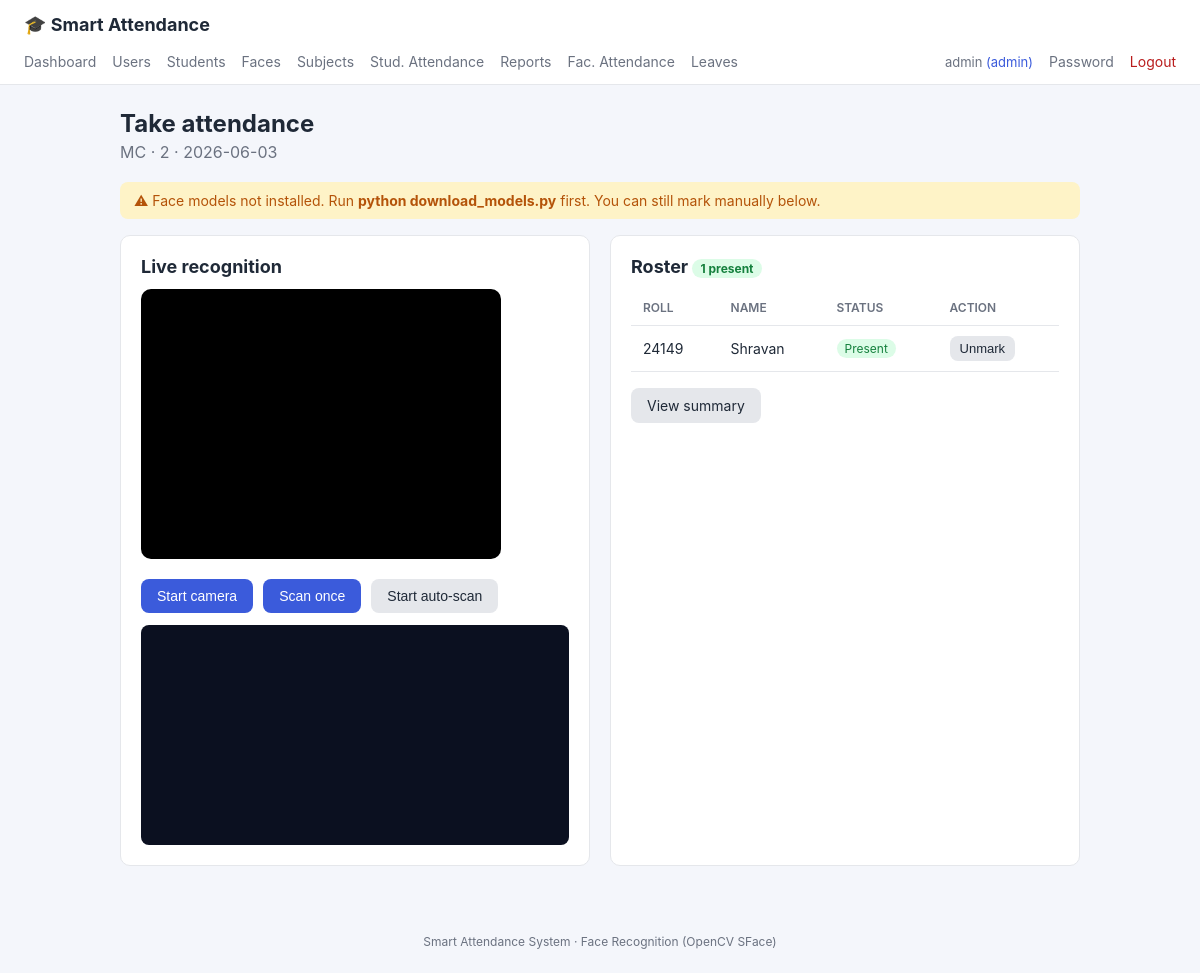
The app's page /attendance/1/take (signed in), older data.
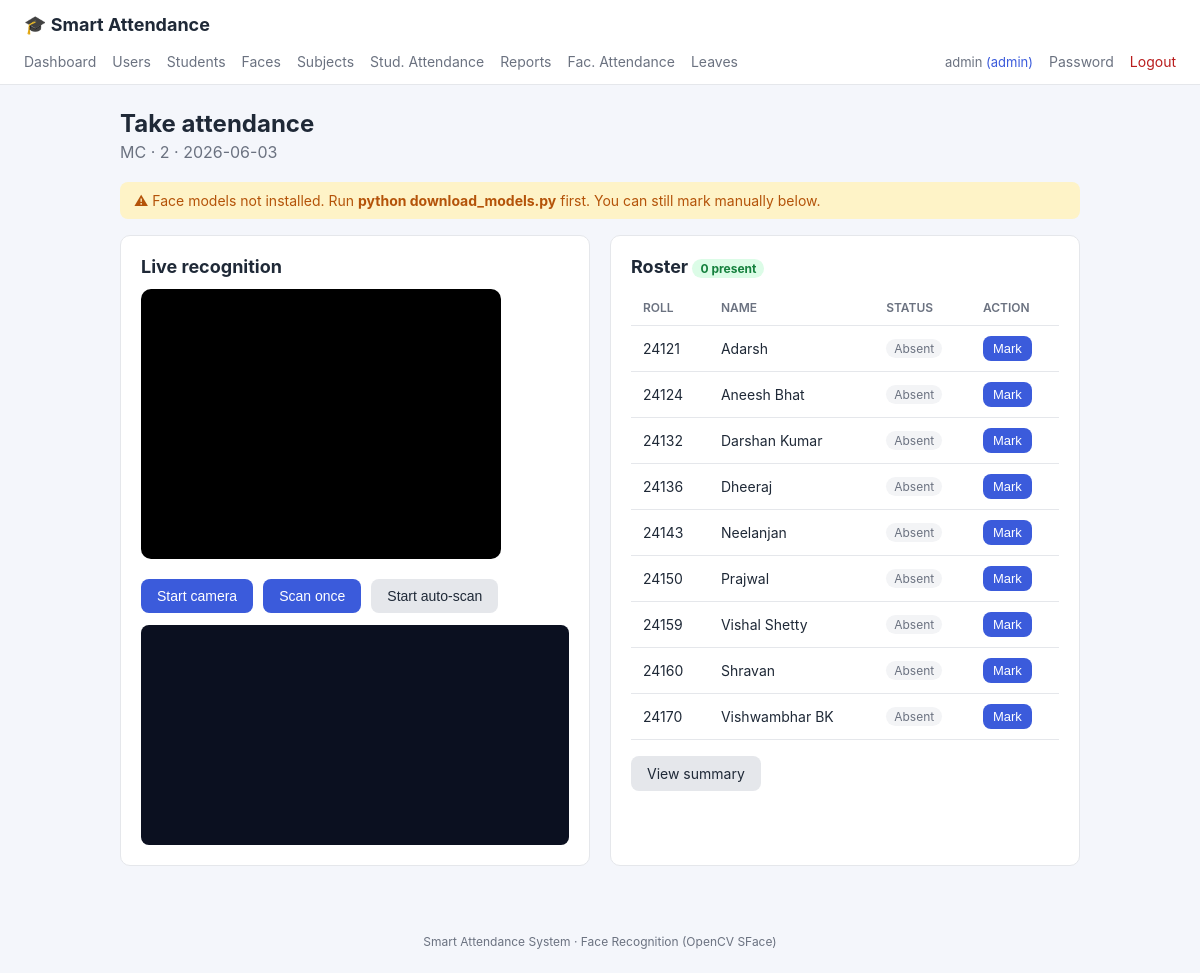
The same page, newer data.
### models.py (models this page shows, shortened)
class Student(db.Model):
    __tablename__ = "students"
    id = db.Column(db.Integer, primary_key=True)
    roll_number = db.Column(db.String(40), unique=True, nullable=False, index=True)
    name = db.Column(db.String(120), nullable=False)
    department = db.Column(db.String(80), default="")
    class_name = db.Column(db.String(80), default="")
    created_at = db.Column(db.DateTime, default=datetime.utcnow)
    face_samples = db.relationship(
        "FaceSample", backref="student", cascade="all, delete-orphan"
    )
    attendance_records = db.relationship(
        "Attendance", backref="student", cascade="all, delete-orphan"
    )

### blueprints/attendance.py (the view)
@attendance_bp.route("/<int:session_id>/take")
@login_required
@staff_required
def take(session_id):
    session = AttendanceSession.query.get_or_404(session_id)
    present_ids = {a.student_id for a in session.records if a.status == "present"}
    students = Student.query.order_by(Student.roll_number).all()
    return render_template("attendance/take.html", session=session,
                           students=students, present_ids=present_ids,
                           engine_ready=engine.available)

### face_engine.py (called while the page is built)
    @property
    def available(self):
        return os.path.exists(self.yunet_path) and os.path.exists(self.sface_path)

### templates/attendance/take.html (shortened to what this page needs)
{% extends "base.html" %}
{% block content %}
<h1>Take attendance</h1>
<p class="subtitle">{{ session.subject.name }} · {{ session.class_name or 'all classes' }} · {{ session.session_date }}</p>
{% if not engine_ready %}
<div class="warn-banner">⚠ Face models not installed. Run <strong>python download_models.py</strong> first. You can still mark manually below.</div>
{% endif %}
<div class="cam-col">
  <div class="card">
    <h2>Live recognition</h2>
    <video id="video" width="360" height="270" autoplay playsinline></video>
    <div class="btn-row">
      <button class="btn" id="start-cam" type="button">Start camera</button>
      <button class="btn" id="scan-once" type="button" disabled>Scan once</button>
      <button class="btn btn-secondary" id="auto-scan" type="button" disabled>Start auto-scan</button>
    </div>
    <div id="log" class="log" style="margin-top:12px"></div>
  </div>
  <div class="card">
    <h2>Roster <span id="present-count" class="badge badge-yes">{{ present_ids|length }} present</span></h2>
    <table>
      <tr><th>Roll</th><th>Name</th><th>Status</th><th>Action</th></tr>
      {% for s in students %}
      <tr id="row-{{ s.id }}">
        <td>{{ s.roll_number }}</td>
        <td>{{ s.name }}</td>
        <td class="status">
          {% if s.id in present_ids %}<span class="badge badge-yes">Present</span>
          {% else %}<span class="badge badge-muted">Absent</span>{% endif %}
        </td>
        <td>
          <form class="inline-form" method="post" action="{{ url_for('attendance.toggle', session_id=session.id) }}">
            {% if s.id in present_ids %}
              <button class="btn btn-sm btn-secondary" type="submit">Unmark</button>
            {% else %}
              <button class="btn btn-sm" type="submit">Mark</button>
            {% endif %}
          </form>
        </td>
      </tr>
      {% endfor %}
    </table>
    <div class="btn-row">
      <a class="btn btn-secondary" href="{{ url_for('attendance.history', session_id=session.id) }}">View summary</a>
    </div>
  </div>
</div>
{% endblock %}

Row changes from the older to the newer data that the page shows:
removed Student: roll_number "24149", name "Shravan", shows "Present", shows "Unmark"
added Student: roll_number "24121", name "Adarsh", shows "Absent", shows "Mark"
added Student: roll_number "24124", name "Aneesh Bhat", shows "Absent", shows "Mark"
added Student: roll_number "24132", name "Darshan Kumar", shows "Absent", shows "Mark"
added Student: roll_number "24136", name "Dheeraj", shows "Absent", shows "Mark"
added Student: roll_number "24143", name "Neelanjan", shows "Absent", shows "Mark"
added Student: roll_number "24150", name "Prajwal", shows "Absent", shows "Mark"
added Student: roll_number "24159", name "Vishal Shetty", shows "Absent", shows "Mark"
added Student: roll_number "24160", name "Shravan", shows "Absent", shows "Mark"
added Student: roll_number "24170", name "Vishwambhar BK", shows "Absent", shows "Mark"
Text that changed along with them:
{{ present_ids|length }}: "1" → "0"
